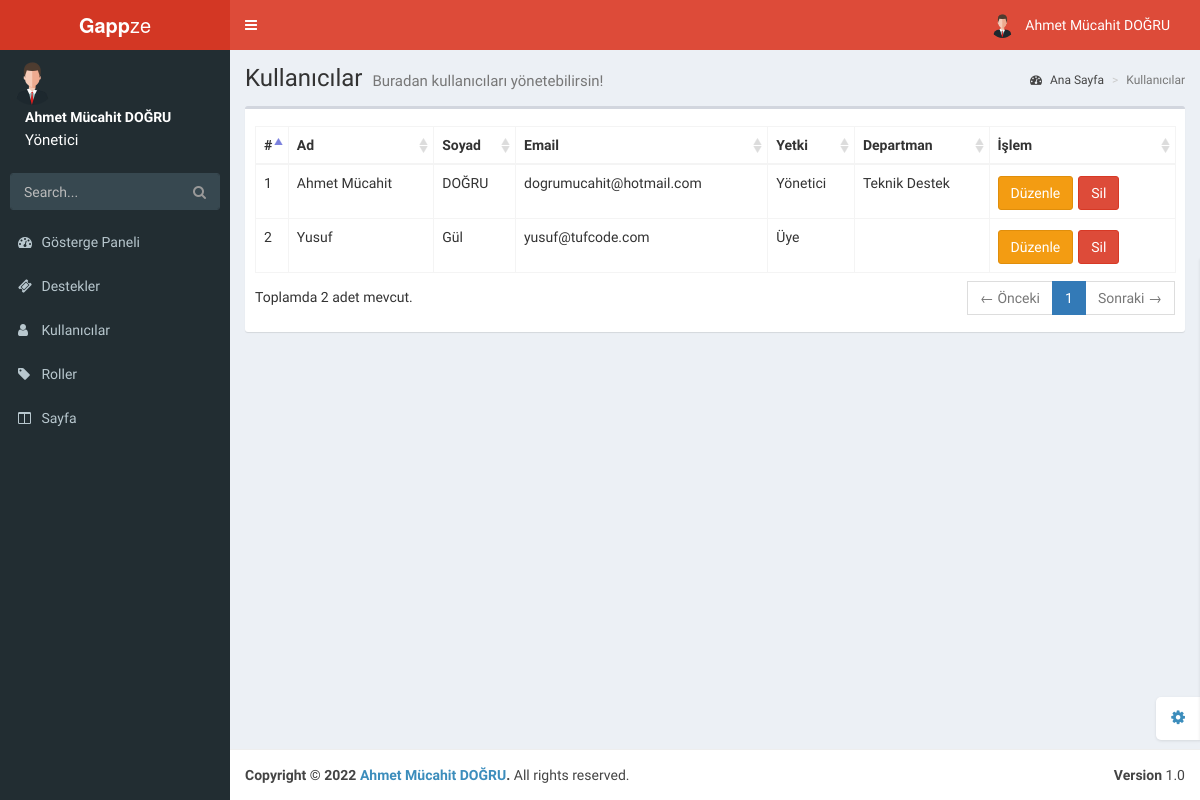
The page /admin/accounts.php (signed in) on the database as committed earlier.
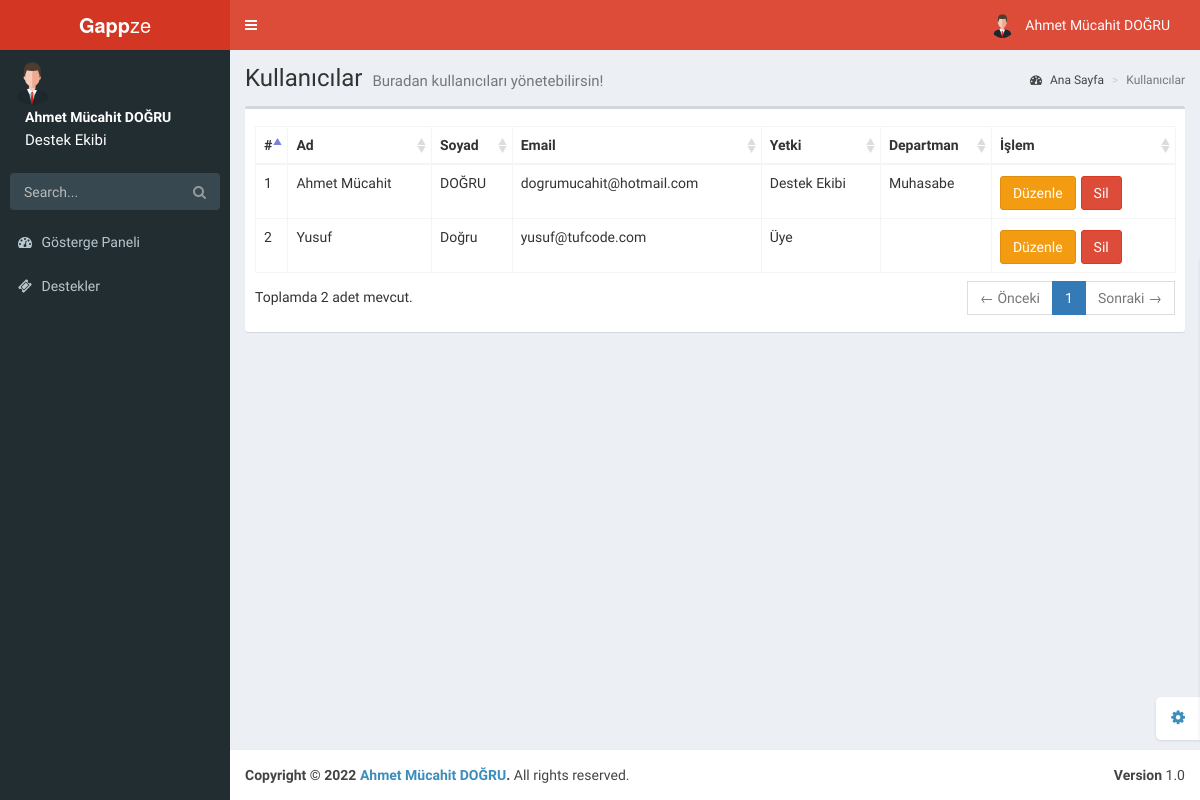
The same page on the database as committed later.
### tables this page shows
CREATE TABLE `accounts` (
  `id` int(11) NOT NULL,
  `firstName` varchar(64) NOT NULL,
  `lastName` varchar(64) NOT NULL,
  `email` varchar(255) NOT NULL,
  `password` varchar(255) NOT NULL,
  `permission` int(11) NOT NULL,
  `department` int(11) NOT NULL,
  `createdDate` timestamp NOT NULL DEFAULT current_timestamp() ON UPDATE current_timestamp()
);

CREATE TABLE `roles` (
  `id` int(11) NOT NULL,
  `name` varchar(255) NOT NULL
);

CREATE TABLE `pages` (
  `id` int(11) NOT NULL,
  `name` varchar(255) NOT NULL,
  `src` varchar(255) NOT NULL,
  `permission` int(11) NOT NULL,
  `location` int(11) NOT NULL,
  `dropdown` int(11) NOT NULL,
  `isDropdown` int(11) NOT NULL,
  `icon` varchar(255) NOT NULL,
  `isLogged` int(11) NOT NULL
);

CREATE TABLE `departments` (
  `id` int(11) NOT NULL,
  `name` varchar(255) NOT NULL
);

### functions/account.function.php (the view, shortened to what the changed rows need)
<?php
class Accounts{
  public function getAllAccounts(){
    $class = new classFonksiyon();
    $db = $class->dbConnection();
     if($db){
        $accounts = $db->prepare("SELECT * FROM accounts");
        $accounts->execute();
        if($accounts->rowCount() != 0){
          foreach ($accounts as $accounts_veri) {
              $role = $this->getPermissionName($accounts_veri["id"]);
              $departmenQuery = $db->prepare("SELECT * FROM departments WHERE id = ?");
              $departmenQuery->execute(array(
                $accounts_veri["department"]
              ));
              $departmenQuery_fetch = $departmenQuery->fetch();
              if($accounts_veri["department"] == 0){
                $departments = "";
              }else{
               $departments = $departmenQuery_fetch["name"];
              }
              echo "<tr>";
              echo "<td>{$accounts_veri["id"]}</td>";
              echo "<td>{$accounts_veri["firstName"]}</td>";
              echo "<td>{$accounts_veri["lastName"]}</td>";
              echo "<td>{$accounts_veri["email"]}</td>";
              echo "<td>{$role}</td>";
              echo "<td>{$departments}</td><td>";
              echo "<a href='account-edit.php?id={$accounts_veri["id"]}' class='btn btn-warning btn-specly mt-2 mr-2' type='button'>Düzenle</a>";
              echo "<button class='btn btn-danger btn-specly mt-2 mr-2 usersil' id='{$accounts_veri["id"]}' name='usersil' type='button'>Sil</button>";
              echo "</td></tr>";
           }
       }
     }
  }
  public function getPermissionName($id){
      $class = new classFonksiyon();
      $db = $class->dbConnection();
      $accounts = $db->prepare("SELECT permission FROM accounts WHERE id = ?");
      $accounts->execute(array(
        $id
      ));
      $accounts_fetch = $accounts->fetch();
      $roles = $db->prepare("SELECT * FROM roles WHERE id = ?");
      $roles->execute(array(
        $accounts_fetch["permission"]
      ));
      $roles_fetch = $roles->fetch();
      if($accounts->rowCount() != 0){
        if($roles_fetch == 0){
          return "Üye";
        }else{
        return $roles_fetch["name"];
        }
      }else{
        return false;
      }
  }
  public function getName($id){
    $class = new classFonksiyon();
    $db = $class->dbConnection();
    $accounts = $db->prepare("SELECT firstName,lastName,email FROM accounts WHERE id = ?");
    $accounts->execute(array(
      $id
    ));
    $accounts_fetch = $accounts->fetch();
    if($accounts->rowCount() != 0){
      $names = array(
        0 => $accounts_fetch["firstName"],
        1 => $accounts_fetch["lastName"],
        2 => $accounts_fetch["email"]
      );
    return $names;
    }
  }
}

### admin/pages/header.php (shortened to what the changed rows need)
<header class="main-header">
    <nav class="navbar navbar-static-top" role="navigation">
        <div class="navbar-custom-menu">
            <ul class="nav navbar-nav">
                <li class="dropdown user user-menu">
                    <a href="#" class="dropdown-toggle" data-toggle="dropdown">
                        <img src="/resources/img/user.jpg" class="user-image" alt="User Image" />
                        <?php
                        $names = $user->getName($_SESSION["userAccountID"]);
                        ?>
                        <span class="hidden-xs"><?= $names[0]." ".$names[1] ?></span>
                    </a>
                </li>
            </ul>
        </div>
    </nav>
</header>

### admin/pages/navbar.php (shortened to what the changed rows need)
<aside class="main-sidebar">
    <section class="sidebar">
        <div class="user-panel">
            <?php
            $names = $user->getName($_SESSION["userAccountID"]);
            ?>
            <div class="pull-left info">
                <p><?= $names[0]." ".$names[1] ?></p>
                <a style="font-size: 15px"><?= $user->getPermissionName($_SESSION["userAccountID"]) ?></a>
            </div>
        </div>
        <ul class="sidebar-menu">
             <?php
                $class->pagesAll(1,0);
            ?>
        </ul>
    </section>
</aside>

### functions/class.function.php (shortened to what the changed rows need)
<?php
class classFonksiyon {
    private $settings = "/settings.json";
    private $host;
    private $username;
    private $password;
    private $database;
    public function __construct()
    {
      $jsonVeri = file_get_contents($_SERVER['DOCUMENT_ROOT'].$this->settings);
      $jsonVeri = json_decode($jsonVeri,true);
      $this->host = $jsonVeri["host"];
      $this->username = $jsonVeri["user"];
      $this->password = $jsonVeri["password"];
      $this->database = $jsonVeri["database"];
    }
    public function dbConnection(){
      try {
        $conn = new PDO("mysql:host=$this->host;dbname=$this->database;charset=utf8", $this->username, $this->password);
        $conn->setAttribute(PDO::ATTR_ERRMODE, PDO::ERRMODE_EXCEPTION);
      } catch(PDOException $e) {
        $message = "Connection failed: " . $e->getMessage();
      }
      return $conn;
    }
    public function pagesAll($location,$permission){
      $db = $this->dbConnection();
      if($db){
        if($location == 1){
          $page = $db->prepare("SELECT * FROM pages WHERE location = ?");
          $page->execute(array(
            $location
          ));
          if($page->rowCount() != 0){
            foreach ($page as $page_veri) {
                if($page_veri["permission"] == $permission){
                  if($page_veri["isDropdown"] == 1){
                  echo "
                  <li class='treeview'>
                  <a href='#'>
                  <i class='{$page_veri["icon"]}'></i>
                  <span>{$page_veri["name"]}</span></a>";
                    echo '<ul class="treeview-menu">';
                    echo "</ul></li>";
                  }else{
                    if($page_veri["dropdown"] == 0){
                    echo "<li class='treeview'>";
                    echo "<a href='{$page_veri["src"]}'>";
                    echo "<i class='{$page_veri["icon"]}'></i> <span>{$page_veri["name"]}</span>";
                    echo "</a>";
                    echo "</li>";
                    }
                  }
                }
            }
        }
      }
    }
    }
}

Rows that differ between the two databases and show on the page:
no longer on this page (row edited): pages: name "Kullanıcılar"
no longer on this page (row edited): pages: name "Roller"
no longer on this page (row edited): pages: name "Sayfa"
changed accounts "Ahmet Mücahit": permission.name "Yönetici" → "Destek Ekibi"; role "Yönetici" → "Destek Ekibi"; departments.name "Teknik Destek" → "Muhasabe"
changed accounts "Yusuf": lastName "Gül" → "Doğru"
